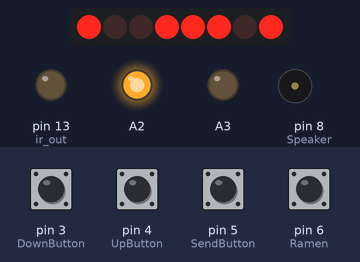
This sketch was run on a simulated Arduino Uno, built with avr-gcc and run on an emulated ATmega328P. On the bench: 8 port-expander outputs drawn as a row of LEDs (first output left, lit = HIGH), output pins drawn as LEDs (lit = HIGH), buzzer (waves = sounding, pin HIGH). Wiring (inferred from the names in the program): PCF8574 port expander at I2C address 0x3E. Wiring (inferred from the signals the program sends): row of LEDs: on Q0, Q1, Q2, Q3, Q4, Q5, Q6, Q7. The test bench sets the inputs (shaded band); at power-on: pin 3 (DownButton), pin 4 (UpButton), pin 5 (SendButton), pin 6 (Ramen) HIGH.

Above: at 2.9 s.
3.0 s: pin 5 (SendButton) pulled LOW for 0.15 s
At 3.24 s:
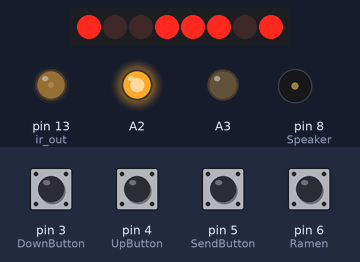
4.8 s: pin 6 (Ramen) pulled LOW for 0.15 s
At 5.3 s:
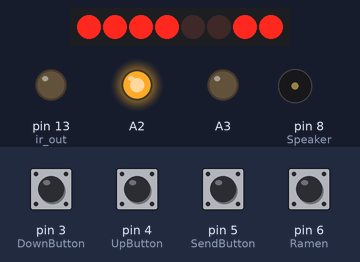
At 6.3 s:
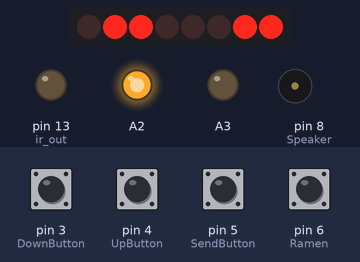
Timing chart, 0 to 22.4 s (numbered marks = the images above; inputs shaded):
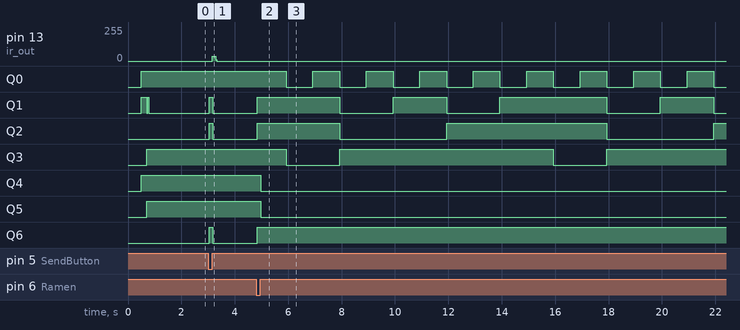

The sketch:

SuperRemoteController.ino
```cpp
#include <Wire.h>
#include <avr/pgmspace.h>

#define ir_out 13
//#define led  9
#define SendButton 5
#define UpButton 4
#define DownButton 3
#define Ramen 6
#define intsize 2
#define Speaker 8

int SelNum = 0;
int count = 0;
int last = 0;
unsigned long us = micros();

// テレビON
PROGMEM const unsigned int data1[] = {39,46,36,128,39,46,36,128,39,46,37,128,39,46,36,128,39,47,36,128,39,46,37,127,39,127,40,47,36,128,38,47,36,128,39,127,40,127,39,127,36,48,39,48,35,44,39,128,38,47,36,128,39,46,37,47,36,128,39,46,37,46,37,46,37,46,37,127,39,127,39,46,37,127,38,48,35,48,35,46,37,128,39,47,35,48,35,48,35,129,38,48,35,129,38,129,38,7060,332,170,38,47,36,128,35,51,36,130,36,47,36,130,37,47,36,130,36,47,36,130,36,47,36,130,33,133,34,50,33,134,32,50,33,134,33,134,32,134,33,134,32,51,32,51,32,51,26,139,27,55,28,135,36,50,30,50,33,127,46,41,40,46,40,36,47,43,40,120,46,120,39,48,35,125,48,38,46,40,43,36,46,120,47,37,46,40,42,41,36,131,36,47,35,128,39,128,39
};

//Dボタン
PROGMEM const unsigned int data2[] = {36,51,32,131,35,51,32,131,35,51,33,131,35,51,32,131,35,51,34,130,35,50,34,130,36,132,35,50,33,131,35,51,33,131,35,132,35,132,35,132,35,51,32,51,32,51,32,131,35,50,32,132,35,51,33,50,32,134,32,51,32,50,33,50,32,50,33,134,32,134,33,134,33,134,36,47,36,130,36,47,36,47,37,130,36,47,36,46,37,46,36,130,36,47,36,47,36,7054,332,172,36,47,36,130,36,47,36,130,36,47,36,130,37,46,36,130,37,47,36,130,37,46,36,130,37,130,36,47,36,130,37,47,36,130,36,130,36,130,36,130,37,46,36,47,37,46,36,130,36,47,33,134,33,50,33,51,32,134,33,50,32,50,32,50,33,50,33,134,33,132,35,132,35,131,35,51,33,130,36,50,33,50,32,131,36,51,33,50,32,51,32,132,35,50,33,51,32,
};

//藤堂邸エアコン
PROGMEM const unsigned int data3[] = {48,124,40,131,40,45,40,46,40,45,40,131,40,45,40,45,40,131,40,131,40,45,40,131,47,38,40,46,47,124,40,131,40,45,40,131,40,131,48,38,40,45,39,131,40,46,47,37,40,131,40,45,40,45,40,45,40,45,40,46,47,38,47,38,40,46,40,45,40,45,40,46,40,45,40,45,41,44,40,45,40,45,40,45,40,45,40,45,40,46,39,46,39,46,40,45,40,45,40,45,40,46,40,131,40,131,48,37,40,45,40,45,40,45,40,131,40,45,48,123,40,46,39,46,48,37,40,46,47,38,48,122,40,131,40,46,47,123,48,123,40,46,47,38,48,123,40,45,40,45,40,131,48,38,47,38,40,131,48,38,48,37,40,45,48,38,48,37,40,45,48,37,41,45,40,45,47,38,48,38,40,45,40,45,40,46,39,46,39,46,39,46,40,45,40,45,40,46,40,45,40,46,47,38,39,45,40,46,40,46,39,45,41,44,48,38,40,45,40,45,40,46,40,45,40,46,39,45,40,45,40,45,48,38,40,45,40,45,40,45,40,45,40,46,40,46,40,45,40,45,47,38,40,45,39,46,40,45,40,45,40,46,39,45,40,46,39,45,40,45,40,46,40,45,40,132,39,131,40,46,40,131,40,132,40,46,39,131,40,1333,341,174,40,131,40,132,40,46,39,46,40,45,40,131,40,46,40,45,40,131,40,131,40,45,40,131,40,46,39,45,40,130,40,132,40,46,38,132,40,131,40,46,40,45,40,131,40,45,40,45,40,131,40,46,38,46,40,45,40,45,40,45,40,46,40,45,40,45,40,45,40,45,40,45,40,45,40,45,40,45,40,46,39,45,40,45,40,46,40,45,40,46,39,46,39,46,40,45,40,46,40,45,40,45,40,131,40,132,39,46,40,46,40,45,40,44,40,131,40,45,40,132,39,46,39,46,39,45,40,46,40,45,40,131,40,131,40,45,40,131,40,131,41,44,40,46,39,131,40,45,40,47,38,132,38,46,40,45,40,131,40,45,40,45,40,45,40,45,40,45,40,45,40,45,40,46,40,44,40,45,40,45,40,45,40,45,40,45,40,46,39,46,40,45,40,45,39,46,40,45,40,46,40,45,40,45,40,46,40,45,40,45,40,45,41,44,40,45,40,45,40,45,40,45,40,45,40,46,40,46,39,45,40,46,40,45,40,45,40,45,40,45,40,46,40,45,40,45,40,45,40,46,40,46,40,45,40,45,40,46,39,46,40,45,40,45,40,47,39,45,40,45,40,45,40,46,40,131,39,132,39,45,40,132,40,131,40,45,40,131,40,
};

const unsigned int *data[] {
  data1,
  data2,
  data3,
};

unsigned int buff[1000];

int datanum = 2;

//それぞれのdataのsizeofを格納 dataの番号にインデックスが対応
int sizes[] ={394,394,1162};

char *dataname[] = {"TV_ONOFF", "D_button", "TODO"};


// セットアップ
void setup() {
  //size測定部
//  Serial.begin(115200);
//  Serial.print(data[0][0]);
//  Serial.print(sizeof(data3));
//  Serial.print(sizeof(data3[0]));

  //ディスプレイ初期化
  pinMode(A2, OUTPUT);
  digitalWrite(A2,HIGH);
  pinMode(A3, OUTPUT);
  digitalWrite(A3, LOW);
  delay(500); //待機時間(必須)
  lcd_init();
  lcd_setCursor(0,0);
  lcd_printStr(dataname[SelNum]);
  delay(1000);

  //その他セットアップ
  pinMode(ir_out, OUTPUT);
  //pinMode(led, OUTPUT);
  pinMode(SendButton, INPUT_PULLUP);
  pinMode(UpButton, INPUT_PULLUP);
  pinMode(DownButton, INPUT_PULLUP);
  pinMode(Ramen, INPUT_PULLUP);
  pinMode(Speaker, OUTPUT);
}

// dataからリモコン信号を送信
void sendSignal(int sn) {
  int dataSize = sizes[sn] / intsize;
  for (int cnt = 0; cnt < dataSize; cnt++) {
    unsigned long len = pgm_read_word_near(data[sn] + cnt)*10;  // dataは10us単位でON/OFF時間を記録している
    unsigned long us = micros();
    do {
      digitalWrite(ir_out, 1 - (cnt&1)); // cntが偶数なら赤外線ON、奇数ならOFFのまま
      delayMicroseconds(8);  // キャリア周波数38kHzでON/OFFするよう時間調整
      digitalWrite(ir_out, 0);
      delayMicroseconds(7);
    } while (long(us + len - micros()) > 0); // 送信時間に達するまでループ
  }
}

void loop() {

  //digitalWrite(led, HIGH);
  int pushing = Pushing();
  //送信ボタン
  if(digitalRead(pushing) == LOW && pushing != -1) {
    if(count <= 50) count++;
    if(count == 50) {
      switch(pushing) {
        case SendButton:
          sendSignal(SelNum);
          break;
        case DownButton:
          if(SelNum == datanum) SelNum = 0;
          else SelNum++;
          break;
        case UpButton:
          if(SelNum == 0) SelNum = datanum;
          else SelNum--;
          break;
        case Ramen:
          RamenTimer();
          break;
      }
    }
    lcd_clear();
    lcd_setCursor(0,0);
    lcd_printStr(dataname[SelNum]);
  } else {
    count = 0;
  }

}

int Pushing() {
  if(digitalRead(SendButton) == LOW) return SendButton;
  if(digitalRead(UpButton) == LOW) return UpButton;
  if(digitalRead(DownButton) == LOW) return DownButton;
  if(digitalRead(Ramen) == LOW) return Ramen;

  return -1;
}

void RamenTimer() {
  lcd_clear();
  lcd_setCursor(0,0);
  lcd_printStr("Wait!");
  char str[4];
  boolean doing = true;
  unsigned long Now = millis();
  while(doing) {
    lcd_setCursor(5,1);
    unsigned long timer = 180 - (millis() - Now) / 1000;
    sprintf(str, "%3d", timer);
    lcd_printStr(str);
    if(timer <= 0) {
      doing = false;
      alert();
    }
    delay(1000);
  }
}
```

pitches.ino
```cpp
/*************************************************
 * Public Constants
 *************************************************/

#define NOTE_B0  31
#define NOTE_C1  33
#define NOTE_CS1 35
#define NOTE_D1  37
#define NOTE_DS1 39
#define NOTE_E1  41
#define NOTE_F1  44
#define NOTE_FS1 46
#define NOTE_G1  49
#define NOTE_GS1 52
#define NOTE_A1  55
#define NOTE_AS1 58
#define NOTE_B1  62
#define NOTE_C2  65
#define NOTE_CS2 69
#define NOTE_D2  73
#define NOTE_DS2 78
#define NOTE_E2  82
#define NOTE_F2  87
#define NOTE_FS2 93
#define NOTE_G2  98
#define NOTE_GS2 104
#define NOTE_A2  110
#define NOTE_AS2 117
#define NOTE_B2  123
#define NOTE_C3  131
#define NOTE_CS3 139
#define NOTE_D3  147
#define NOTE_DS3 156
#define NOTE_E3  165
#define NOTE_F3  175
#define NOTE_FS3 185
#define NOTE_G3  196
#define NOTE_GS3 208
#define NOTE_A3  220
#define NOTE_AS3 233
#define NOTE_B3  247
#define NOTE_C4  262
#define NOTE_CS4 277
#define NOTE_D4  294
#define NOTE_DS4 311
#define NOTE_E4  330
#define NOTE_F4  349
#define NOTE_FS4 370
#define NOTE_G4  392
#define NOTE_GS4 415
#define NOTE_A4  440
#define NOTE_AS4 466
#define NOTE_B4  494
#define NOTE_C5  523
#define NOTE_CS5 554
#define NOTE_D5  587
#define NOTE_DS5 622
#define NOTE_E5  659
#define NOTE_F5  698
#define NOTE_FS5 740
#define NOTE_G5  784
#define NOTE_GS5 831
#define NOTE_A5  880
#define NOTE_AS5 932
#define NOTE_B5  988
#define NOTE_C6  1047
#define NOTE_CS6 1109
#define NOTE_D6  1175
#define NOTE_DS6 1245
#define NOTE_E6  1319
#define NOTE_F6  1397
#define NOTE_FS6 1480
#define NOTE_G6  1568
#define NOTE_GS6 1661
#define NOTE_A6  1760
#define NOTE_AS6 1865
#define NOTE_B6  1976
#define NOTE_C7  2093
#define NOTE_CS7 2217
#define NOTE_D7  2349
#define NOTE_DS7 2489
#define NOTE_E7  2637
#define NOTE_F7  2794
#define NOTE_FS7 2960
#define NOTE_G7  3136
#define NOTE_GS7 3322
#define NOTE_A7  3520
#define NOTE_AS7 3729
#define NOTE_B7  3951
#define NOTE_C8  4186
#define NOTE_CS8 4435
#define NOTE_D8  4699
#define NOTE_DS8 4978

//スピーカ関連(ファミマ入店音)
int melody[] = {NOTE_FS5, NOTE_D5,NOTE_A4, NOTE_D5, NOTE_E5, NOTE_A5, NOTE_E5, NOTE_FS5, NOTE_E5, NOTE_A4, NOTE_D5};

float noteDurations[] = {4, 4, 4, 4, 4, 1.5, 4 ,4, 4, 4, 2 };

void alert() {
  lcd_clear();
  lcd_setCursor(0,0);
  lcd_printStr("Ramen");
  lcd_setCursor(0,1);
  lcd_printStr("Dekitayo!");
  for (int thisNote = 0; thisNote < 11; thisNote++) {
    float noteDuration = 1000/noteDurations[thisNote];
    tone(Speaker, melody[thisNote],noteDuration);
    // to distinguish the notes, set a minimum time between them.
    // the note's duration + 30% seems to work well:
    float pauseBetweenNotes = noteDuration * 1.30;
    delay(pauseBetweenNotes);
    // stop the tone playing:
    noTone(Speaker);
  }
}
```

I2C_LCD.ino
```cpp
#define I2Cadr 0x3e

byte contrast = 35;

//初期化関数
void lcd_init(void) {
  Wire.begin();
  lcd_cmd(0x38); lcd_cmd(0x39); lcd_cmd(0x4); lcd_cmd(0x14);
  lcd_cmd(0x70 | (contrast & 0xF)); lcd_cmd(0x5C | ((contrast >> 4) & 0x3));
  lcd_cmd(0x6C); delay(200); lcd_cmd(0x38); lcd_cmd(0x0C); lcd_cmd(0x01);
  delay(2);
}

//I2C_LCDへの書き込み
void lcd_cmd(byte x) {
  Wire.beginTransmission(I2Cadr);
  Wire.write(0x00);
  Wire.write(x);
  Wire.endTransmission();
}

//画面クリア
void lcd_clear(void) { lcd_cmd(0x01); }

//画面表示Off
void lcd_DisplayOff() { lcd_cmd(0x08); }

//画面表示On
void lcd_displayOn() { lcd_cmd(0x0C); }

//Sub1
void lcd_contdata(byte x) {
  Wire.write(0xC0);
  Wire.write(x);
}

//Sub2
void lcd_lastdata(byte x) {
  Wire.write(0x40);
  Wire.write(x);
}

//文字の表示
void lcd_printStr(const char *s) {
  Wire.beginTransmission(I2Cadr);
  while(*s) {
    if(*(s + 1)) {
      lcd_contdata(*s);
    } else {
      lcd_lastdata(*s);
    }
    s++;
  }
  Wire.endTransmission();
}

//表示位置の指令
void lcd_setCursor(byte x, byte y) {
  lcd_cmd(0x80 | (y * 0x40 + x));
}
```

Measured:
- after the input at 3.0 s, pin 13 (ir_out): 0/255 → 35/255 after 0.16 s, → 0/255 0.12 s later; Q1, Q2, Q6: LOW → HIGH at once, → LOW 0.14 s later
- after the input at 4.8 s, Q0: alternates HIGH for 1.0 s and LOW for 1.0 s, starting after 1.1 s; Q1: LOW → HIGH at once, → LOW 3.1 s later, → HIGH 2.0 s later, → LOW 2.0 s later, … (8 changes in this stretch)
